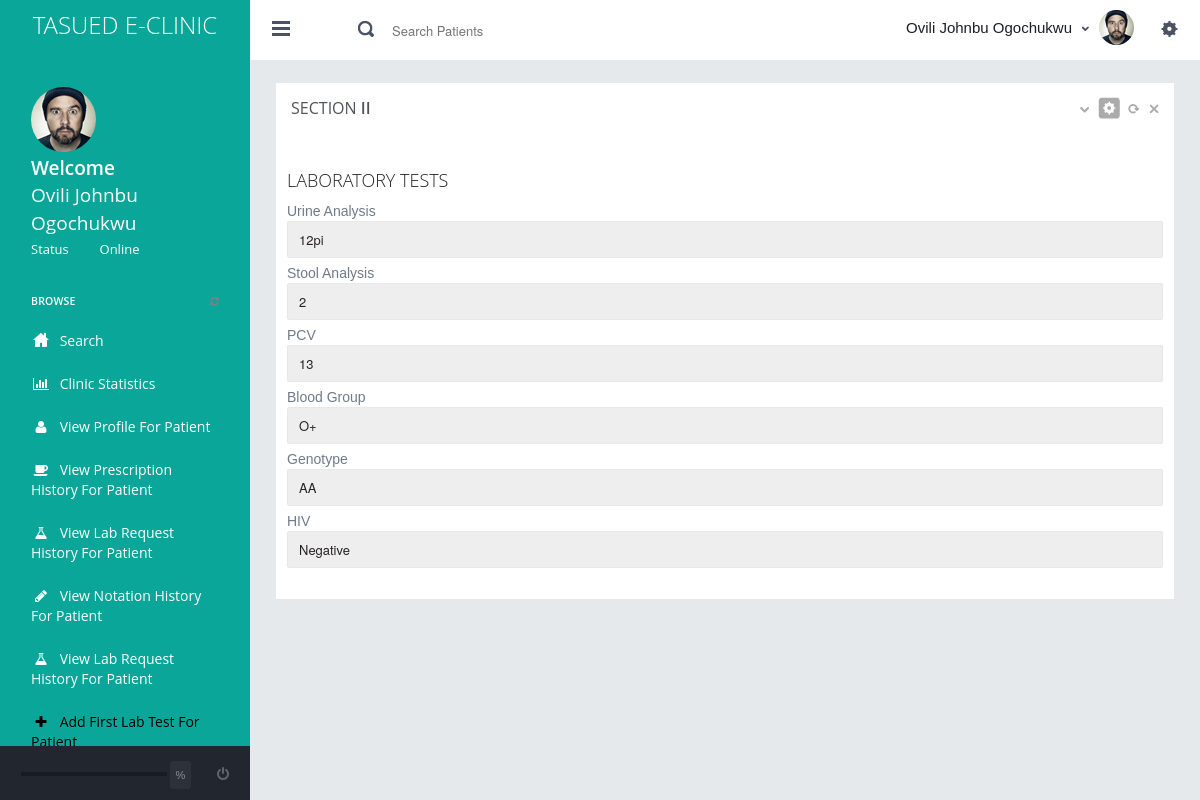
Page /addlabtest.php?p=DE/2013/023 (signed in) on the committed database.
### tables this page shows
CREATE TABLE `users` (
  `id` int(10) NOT NULL,
  `card_number` varchar(200) NOT NULL,
  `usertype` varchar(10) NOT NULL,
  `status` int(11) NOT NULL DEFAULT '0',
  `edate` varchar(200) NOT NULL,
  `username` varchar(200) NOT NULL,
  `password` varchar(200) NOT NULL,
  `passport` varchar(200) NOT NULL,
  `surname` varchar(200) NOT NULL,
  `first_name` varchar(200) NOT NULL,
  `middle_name` varchar(200) NOT NULL,
  `c_name` varchar(200) NOT NULL,
  `c_address` varchar(200) NOT NULL,
  `c_phone` varchar(200) NOT NULL,
  `dob` varchar(200) NOT NULL,
  `gender` int(10) NOT NULL,
  `relationship_status` int(10) NOT NULL,
  `programme` int(10) NOT NULL,
  `home_address` longtext NOT NULL,
  `guardian` varchar(200) NOT NULL,
  `guardian_relationship` varchar(200) NOT NULL,
  `guardian_address` longtext NOT NULL,
  `phoneno` varchar(200) NOT NULL,
  `guardian_phoneno` varchar(200) NOT NULL,
  `mh_1` varchar(10) NOT NULL,
  `mh_2` varchar(10) NOT NULL,
  `mh_3` varchar(10) NOT NULL,
  `mh_4` varchar(10) NOT NULL,
  `mh_5` longtext NOT NULL,
  `mh_6` varchar(10) NOT NULL,
  `mh_7` varchar(10) NOT NULL,
  `mh_8` longtext NOT NULL,
  `mh_9` longtext NOT NULL,
  `mh_10` varchar(200) NOT NULL,
  `mh_11` varchar(10) NOT NULL,
  `mh_12` varchar(10) NOT NULL,
  `mh_13` varchar(10) NOT NULL,
  `mh_14` varchar(200) NOT NULL,
  `mh_15` varchar(10) NOT NULL,
  `sh_1` varchar(200) NOT NULL,
  `sh_2` varchar(500) NOT NULL,
  `sh_3` varchar(500) NOT NULL,
  `sh_4` varchar(500) NOT NULL,
  `dh_1` varchar(500) NOT NULL,
  `dh_2` varchar(500) NOT NULL,
  `ih_1` varchar(200) NOT NULL,
  `ih_2` varchar(200) NOT NULL,
  `ih_3` varchar(200) NOT NULL,
  `ih_4` varchar(200) NOT NULL,
  `ih_5` varchar(200) NOT NULL,
  `ffs1` varchar(200) NOT NULL,
  `ffs2` varchar(200) NOT NULL,
  `bm1` varchar(200) NOT NULL,
  `bm2` varchar(200) NOT NULL,
  `tt1` varchar(200) NOT NULL,
  `tt2` varchar(200) NOT NULL,
  `tt3` varchar(200) NOT NULL,
  `tt4` varchar(200) NOT NULL,
  `tt5` varchar(200) NOT NULL,
  `tt6` varchar(200) NOT NULL,
  `tt7` varchar(200) NOT NULL,
  `tt8` varchar(200) NOT NULL,
  `tt9` varchar(200) NOT NULL,
  `tt10` varchar(200) NOT NULL,
  `tt11` varchar(200) NOT NULL,
  `tt12` varchar(200) NOT NULL,
  `tt13` varchar(200) NOT NULL,
  `tt14` varchar(200) NOT NULL,
  `tt15` varchar(200) NOT NULL,
  `tt16` varchar(200) NOT NULL,
  `lt1` varchar(200) NOT NULL,
  `lt2` varchar(200) NOT NULL,
  `lt3` varchar(200) NOT NULL,
  `lt4` varchar(200) NOT NULL,
  `lt5` varchar(200) NOT NULL,
  `lt6` varchar(200) NOT NULL,
  `lt7` varchar(200) NOT NULL,
  `lt8` varchar(200) NOT NULL
);

### includes/read.php (called while the page is built, shortened)
<?php
if(!empty($_GET['p'])){
$patient = $_GET['p'];
$pquery = "SELECT * FROM users where card_number = '$patient'";
$prun_query = mysqli_query($dbc, $pquery);
if($prun_query){
    $pdata = mysqli_fetch_assoc($prun_query);
    $pid = $pdata['id'];
    $username = $pdata['username'];
}
                if($pagename == 'alrun'){
                $lrfquery = "SELECT * FROM labform where stid = $pid and notation_id = $_GET[notation_id] ORDER BY id DESC";
                $lrfrun_query = mysqli_query($dbc,$lrfquery);
                if($lrfrun_query){
                    $lrfdata = mysqli_fetch_assoc($lrfrun_query);
                    $lrfdoc_id = $lrfdata['doc_id'];
                    $lrfnotation_id = $lrfdata['notation_id'];
                    $lrfsample = $lrfdata['sample'];
                    $lrfinvestigation = $lrfdata['investigation'];
                    $date = $lrfdata['edate'];
                    $lrfid = $lrfdata['id'];
                }
                $dquery = "SELECT * FROM users where id = $lrfdoc_id";
                $drun_query = mysqli_query($dbc, $dquery);
                if($drun_query){
                    $ddata = mysqli_fetch_assoc($drun_query);
                    $doc_name = "Dr. $ddata[surname] $ddata[first_name] $ddata[middle_name]";
                }
                            }elseif($pagename == 'alt'){
                             $lt1 = $pdata['lt1'];
                             $lt2 = $pdata['lt2'];
                             $lt3 = $pdata['lt3'];
                             $lt4 = $pdata['lt4'];
                             $lt5 = $pdata['lt5'];
                             $lt6 = $pdata['lt6'];
                            }elseif($pagename == 'addn'){
                            }elseif($pagename == 'editp'){
                            }elseif($pagename == "vl"){
                            }elseif ($pagename == "prescription") {
                            }elseif($pagename == "editn"){
                                $query = "SELECT * FROM notation where id = $_GET[id]";
                                $run_query = mysqli_query($dbc,$query);
                                $edata = mysqli_fetch_assoc($run_query);
                            }
}
else{
    header("location:index.php");
}

### addlabtest.php (the view, shortened to what this page needs)
<?php
require("includes/db.php");
$pagename = "alt";
require ("includes/read.php");
?>
<!DOCTYPE html>
<html>
<head>
    <?php require('includes/header.php'); ?>
</head>
<body class="">
<?php require 'includes/header2.php'; ?>
<div class="page-container row-fluid">
<?php require 'includes/sidebar.php'; ?>
<div class="page-content">
		<div class="content">
<div class="row">
             <div class="col-md-12">
              <div class="grid simple">
                <div class="grid-title no-border">
                  <h4>SECTION <span class="semi-bold"> II</span></h4>
                  <div class="tools"> <a href="javascript:;" class="collapse"></a> <a href="#grid-config" data-toggle="modal" class="config"></a> <a href="javascript:;" class="reload"></a> <a href="javascript:;" class="remove"></a> </div>
                </div>
                <div class="grid-body no-border"> <br/>
                 <div class="row">
                 <div class="row"><input type="hidden" name="redirect" id="redirect" value="<?php echo $_GET['p'];?>">
                 	<div class="col-lg-12 col-md-12">
                 		<h4>LABORATORY TESTS</h4>
                 		<div class="row">
                 			<div class="col-lg-12 col-md-12">
                                            <form id="labreg" <?php if($lt3 != ''){echo "name='labregdone'";}else{ echo "name='labreg'" ;} ?>>
                 				<label>Urine Analysis
                                                <input name="lt1" id="lt1" type="text" class="form-control" <?php if($lt1 != ""){echo "disabled='' value='$lt1' ";}  ?> >
                 				</label>
                 				<label>Stool Analysis
                 				<input name="lt2" id="lt2" type="text" class="form-control" <?php if($lt2 != ""){echo "disabled='' value='$lt2' ";}  ?>>
                 				</label>
                 				<label>PCV
                 				<input name="lt3" id="lt3" type="text" class="form-control" <?php if($lt3 != ""){echo "disabled='' value='$lt3' ";}  ?>>
                 				</label>
                 				<label>Blood Group
                 				<input  name="lt4" id="lt4" type="text" class="form-control" <?php if($lt4 != ""){echo "disabled='' value='$lt4' ";}  ?>>
                 				</label>
                 				<label>Genotype
                 				<input name="lt5" id="lt5" type="text" class="form-control" <?php if($lt5 != ""){echo "disabled='' value='$lt5' ";}  ?>>
                 				</label>
                 				<label>HIV
                 				<input name="lt6" id="lt6" type="text" class="form-control" <?php if($lt6 != ""){echo "disabled='' value='$lt6' ";}  ?>>
                 				</label>
                 			</div>
                 		</div>
                 	</div>
                 </div>
               </div>
             </div>
           </div>
         </div>
     </div>
		</div>
	</div>
</div>
</body>
</html>

### includes/header2.php (shortened to what this page needs)
<?php
if(!empty($_SESSION['doc']) || !empty($_SESSION['director']) || !empty($_SESSION['matron']) || !empty($_SESSION['recordoff']) || !empty($_SESSION['tester']) || !empty($_SESSION['labtech']) || !empty($_SESSION['pharma'])){
$squery = "SELECT * FROM users where username = '$username'";
$srun_query = mysqli_query($dbc,$squery);
$sdata = mysqli_fetch_assoc($srun_query);
if($sdata['usertype'] == 0){
    $sname = "Dr. $sdata[surname] $sdata[first_name] $sdata[middle_name]";
}elseif ($sdata['usertype'] == 2) {
   $sname = "Dr. $sdata[surname] $sdata[first_name] $sdata[middle_name]";
}else{
    $sname = "$sdata[surname] $sdata[first_name] $sdata[middle_name]";
}
}
?>
<div class="header navbar navbar-inverse">
<div class="navbar-inner">
<div class="header-seperation">
<a href="#"><center><h3 style="color:white;">TASUED E-CLINIC</h3></center>  </a>
</div>
<div class="header-quick-nav">
<div class="pull-left">
<ul class="nav quick-section">
<li class="quicklinks"> <a href="#" class="" id="layout-condensed-toggle">
<div class="iconset top-menu-toggle-dark"></div>
</a> </li>
</ul>
<ul class="nav quick-section">
<form name="searchpage" id="searchpage" action="searchpage.php" method="POST">
<li class="m-r-10 input-prepend inside search-form no-boarder"> <span class="add-on"><span class="iconset top-search"></span></span>
<input name="searchpage" type="text" class="no-boarder" placeholder="Search Patients" style="width:350px;">
</li>
</form>
</ul>
</div>
<div class="pull-right">
<div class="chat-toggler">
<?php
$nquery = "SELECT * FROM labreport where doc_id = $sdata[id] and checked = '' ORDER BY id DESC ";
$nrun_query = mysqli_query($dbc,$nquery);
$ncount = mysqli_num_rows($nrun_query);
?>
<a href="viewnotification.php" class="dropdown-toggle">
<div class="user-details">
<div class="username"> <?php if($ncount !=0 ){ ?> <span class="badge badge-important"><?php echo $ncount;?></span><?php }?>&nbsp; <?php echo $sname;?> </div>
</div>
<div class="iconset top-down-arrow"></div>
</a>
<div class="profile-pic"> <img src="assets/img/profiles/avatar_small.jpg" alt="" data-src="assets/img/profiles/avatar_small.jpg" data-src-retina="assets/img/profiles/avatar_small2x.jpg" width="35" height="35" /> </div>
</div>
<ul class="nav quick-section">
<li class="quicklinks"> <a data-toggle="dropdown" class="dropdown-toggle pull-right" href="#" id="user-options">
<div class="iconset top-settings-dark"></div>
</a>
</li>
</ul>
</div>
</div>
</div>
</div>

### includes/sidebar.php (shortened to what this page needs)
<div class="page-sidebar" id="main-menu">
<div class="page-sidebar-wrapper scrollbar-dynamic" id="main-menu-wrapper">
<div class="user-info-wrapper">
<div class="profile-wrapper"> <img src="assets/img/profiles/avatar.jpg" alt="" data-src="assets/img/profiles/avatar.jpg" data-src-retina="assets/img/profiles/avatar2x.jpg" width="69" height="69" /> </div>
<div class="user-info">
<div class="greeting">Welcome</div>
<div class="username"><?php echo $sname;?></div>
<div class="status">Status<a href="#">
<div class="status-icon green"></div>
Online</a></div>
</div>
</div>
<p class="menu-title">BROWSE<span class="pull-right"><a href="javascript:;"><i class="fa fa-refresh"></i></a></span></p>
<ul>
<li <?php if($pagename=='index'){echo " class='start active'"; }?> > <a href="index.php"> <i class="icon-custom-home"></i> <span class="title">Search</span> </a> </li>
<?php if(!empty($_SESSION['doc']) || !empty($_SESSION['director'])){?>
<li <?php if($pagename=='clnicstat'){echo " class='start active'"; }?> > <a href="clinicstat.php"> <i class="fa fa-bar-chart"></i> <span class="title">Clinic Statistics</span> </a> </li>
<?php }?>
<?php if(!empty($_GET['p']) and !empty($_SESSION['director']) || !empty($_SESSION['recordoff']) || !empty($_SESSION['matron']) || !empty($_SESSION['doc'])){?>
<li <?php if($pagename=='profile'){echo " class='start active'"; }?> > <a href="profile.php?p=<?php echo $_GET['p'];?>"> <i class="fa fa-user"></i> <span class="title">View Profile For Patient</span> </a> </li>
<li <?php if($pagename=='prescription'){echo " class='start active'"; }?> > <a href="viewprescription.php?p=<?php echo $_GET['p'];?>"> <i class="fa fa-coffee"></i> <span class="title">View Prescription History For Patient</span> </a> </li>
<li <?php if($pagename=='vl'){echo " class='start active'"; }?> > <a href="viewlab.php?p=<?php echo $_GET['p'];?>"> <i class="fa fa-flask"></i> <span class="title">View Lab Request History For Patient</span> </a> </li>
<li <?php if($pagename=='vnn'){echo " class='start active'"; }?> > <a href="viewnotation.php?p=<?php echo $_GET['p'];?>"> <i class="fa fa-pencil"></i> <span class="title">View Notation History For Patient</span> </a> </li>
<?php }?>
<?php if(!empty($_GET['p']) and !empty($_SESSION['labtech'])){?>
<li <?php if($pagename=='vl'){echo " class='start active'"; }?> > <a href="viewlab.php?p=<?php echo $_GET['p'];?>"> <i class="fa fa-flask"></i> <span class="title">View Lab Request History For Patient</span> </a> </li>
<li <?php if($pagename=='alt'){echo " class='start active'"; }?> > <a href="addlabtest.php?p=<?php echo $_GET['p'];?>"> <i class="fa fa-plus"></i> <span class="title">Add First Lab Test For Patient</span> </a> </li>
<?php }?>
</ul>
</div>
</div>
<div class="footer-widget">
<div class="progress transparent progress-small no-radius no-margin">
</div>
<div class="pull-right">
<div class="details-status"> <span data-animation-duration="560" data-value="86" class="animate-number"></span>% </div>
<a href="logout.php"><i class="fa fa-power-off"></i></a> </div>
</div>

### assets/css/responsive.css (style rules this page uses)
@media (min-width: 980px) { .page-sidebar { display: inline-block; float: left; position: fixed; width: 250px; margin-top: 58px; padding-bottom: 105px; } }
@media (min-width: 980px) { .page-sidebar .page-sidebar-wrapper { display: inline-block; float: left; height: 100%; max-width: 250px; width: 100%; } }
@media (min-width: 980px) { .page-sidebar ul { width: 250px; } }
@media (min-width: 980px) { .page-content { margin-left: 250px; min-height: 100%; } }

### rows in the picture
users: sname "Ovili Johnbu Ogochukwu", lt1 "12pi", lt2 "2", lt3 "13", lt4 "O+", lt5 "AA", lt6 "Negative"
